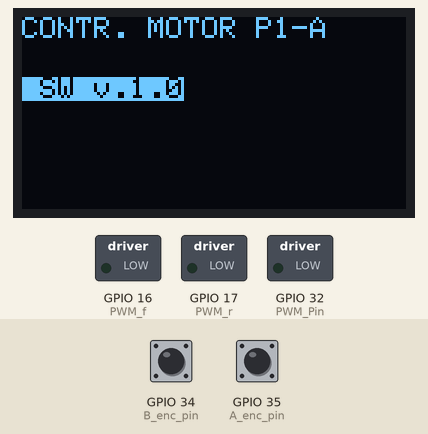
This sketch was run on a simulated ESP32. On the bench: 128×64 one-colour display, switched loads named in the sketch (green lamp = pin HIGH). The inputs (shaded band) are chosen by the test bench; at power-on: GPIO 34 (B_enc_pin) HIGH, GPIO 35 (A_enc_pin) HIGH. What the sketch prints to the serial monitor is not drawn.

Above: at 1.1 s.
Timing chart, 0 to 3.6 s (numbered marks = the images above):
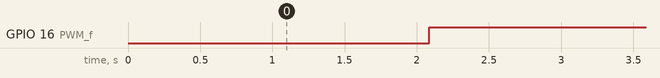

Measured:
- by itself, GPIO 16 (PWM_f): LOW → HIGH at 2.1 s

The sketch:

P1-C.ino
```cpp
/*
PRACTICA 1: IMPLEMENTACION DE UN CONTROLADOR PARA UN MOTOR DE DC

*/

// DECLARACIONES //////////////////////////////////////////////////////////////////////////

// ACTIVACION DE CODIGO

#define NOMBRE_PRAC "P1-A"
#define VERSION_SW "1.0"

#define ACTIVA_P1A
//#define DEBUG_P1A
#define ACTIVA_P1B1
#define ACTIVA_P1B2
#define ACTIVA_P1B3
#define ACTIVA_P1C
#define DEBUG_P1C
//#define ACTIVA_P1C_MED_ANG
// #define ACTIVA_P1D2
// #define ACTIVA_P1D3

// Display OLED ///////////////////////////////////////////////////////////////////////////
#include <Adafruit_SSD1306.h>
#define SCREEN_WIDTH 128 // OLED display width, in pixels
#define SCREEN_HEIGHT 64 // OLED display height, in pixels
#define OLED_RESET     -1 // Reset pin # (or -1 if sharing Arduino reset pin)

// Parametros cola de la interrupcion del encoder ///////////////////////////////////////
#define TAM_COLA_I 1024 /*num mensajes*/
#define TAM_MSG_I 1 /*num caracteres por mensaje*/

// TIEMPOS
#define BLOQUEO_TAREA_LOOPCONTR_MS 10
#define BLOQUEO_TAREA_MEDIDA_MS 1000

// Configuración PWM  ////////////////////////////////////////////////////////////////////
uint32_t pwmfreq = 1000; // 1KHz
const uint8_t pwmChannel = 0;
const uint8_t pwmresolution = 8;
const int PWM_Max = pow(2,pwmresolution)-1; //

// Pines driver motor ////////////////////////////////////////////////////////////////////
const uint8_t PWM_Pin = 32; // Entrada EN
const uint8_t PWM_f = 16; // Entrada PWM1
const uint8_t PWM_r = 17; // Entrada PWM2

// Voltaje maximo motor ////////////////////////////////////////////////////////////////////
float SupplyVolt = 12;

// Pines encoder ////////////////////////////////////////////////////////////////////
const uint8_t A_enc_pin = 35;
const uint8_t B_enc_pin = 34;

// Conversión a angulo y velocidad del Pololu 3072
//const float conv_rad = ;
//const float conv_rev = ;
//const float conv_rad_grados = ;

// Declarar funciones ////////////////////////////////////////////////////////////////////
void config_sp(); // Configuracion puerto serie
void config_oled(); // Configuracion OLED
void config_enc(); // Configuracion del encoder
void config_PWM(); // Configuracion PWM
void excita_motor(float v_motor); // Excitacion motor con PWM
//float interpola_vel_vol_lut(float x); // Interpolacion velocidad/voltios LUT

// TABLA VELOCIDAD-VOLTAJE P1D
#ifdef ACTIVA_P1D2
#define LONG_LUT 12
//Vector de tensiones
const float Vol_LUT[LONG_LUT] = {0, , , 2, 3, 4, 5, 6, 7, 8, 9, 100};
// Vector de velocidades
const float Vel_LUT[LONG_LUT] = {0, 0, ...};
#endif

// Variables globales ////////////////////////////////////////////////////////////////////
int32_t ang_enc = 0;
uint8_t varAnterior = 0;
int32_t ang_cnt = 0;
float pwm_volt = 0;
int32_t pwm_motor = 0;
float mi_medida = 0;
//int32_t sign_v_ant = 0;
float v_medida = 0;    // Valor medido de angulo o velocidad -----------------
//float ref_val = 0;     // Valor de referencia de angulo o velocidad
//int8_t start_stop = 0; //1 -> en funcionamiento | 0 -> parado
//float K_p = ;

// Declaracion objetos  ////////////////////////////////////////////////////////////////////

xQueueHandle cola_enc; // Cola encoder

/*
 RUTINAS ATENCION INTERRUPCIONES ########################################################################
*/

/*
 Rutina de atención a interrupción ISC_enc --------------------------------------------
*/

void IRAM_ATTR ISR_enc() {
	// Lee las salidas del Encoder
	uint8_t varA = digitalRead(35);
  uint8_t varB = digitalRead(34);
	// Procesa los datos
  uint8_t varBinario = (2*varA + varB)+1;
	// Enviar los bytes a la cola
  /*Serial.print("valor a: ");
  Serial.println(varA);
  Serial.print("valor b: ");
  Serial.println(varB);*/
	if (xQueueSendFromISR( cola_enc , &varBinario ,NULL) != pdTRUE)
	{
	  printf("Error de escritura en la cola cola_enc \n");
	};
}

/*
 TAREAS #############################################################################
*/

/*
 Tarea task_enc #####################################################################
*/
#ifdef ACTIVA_P1A
void task_enc(void* arg) {
	// Declaracion de variables locales
  uint8_t varBinario;

	while(1){
		// Espera a leer los datos de la cola
		if (xQueueReceive( cola_enc , &varBinario ,(TickType_t) portMAX_DELAY) == pdTRUE){
			// Codificar la fase del encoder

        switch (varBinario){
          case 4:
            varBinario = 3;
          break;
          case 3:
            varBinario = 4;
          break;
        }
      //Serial.print(varAnterior);
      //Serial.println(varBinario);
			// Calcular incremento/decremento y actualizar valor
        if (varAnterior+1 == varBinario || (varAnterior == 4 && varBinario == 1)){
          ang_cnt++;
        }else{
          ang_cnt--;
        };
        varAnterior = varBinario;

		  #ifdef DEBUG_P1A
				// Enviar al monitor serie
        Serial.println(ang_cnt);
			#endif
		 } else {
		 	printf("Error de lectura de la cola cola_enc \n");
		}

	}

}
#endif


/*
Tarea de configuración de parámetros  #####################################################################
*/
void task_config(void *pvParameter) {
	char ini_char = 'V';

	while(1) {
		// Detectar caracter enviado
    char valor = Serial.read();
    if(valor == ini_char){
      // Guardar valor recibido
      pwm_volt = Serial.parseFloat();

      // Escribir el valor recibido en la consola
      Serial.print("Voltaje motor = ");
      Serial.println(pwm_volt);

    }
		// Activacion de la tarea cada 0.1s
		vTaskDelay(100 / portTICK_PERIOD_MS);
	};
}

/*
Tarea del lazo principal del controlador  #####################################################################
*/
#ifdef ACTIVA_P1B3
void task_loopcontr(void* arg) {
float calculo = 0;
	while(1) {
		#ifdef ACTIVA_P1C_MED_ANG
    v_medida = (2*3.14*ang_cnt)/1200;
    #else
    v_medida = (2*3.14*ang_cnt)/1200;
    calculo =(v_medida - mi_medida)/(0.01*2*3.14);
    mi_medida = v_medida;
    v_medida = calculo;
    #endif
    // Excitacion del motor con PWM
		excita_motor(pwm_volt);
		// Activacion de la tarea cada 0.01s
	  vTaskDelay(BLOQUEO_TAREA_LOOPCONTR_MS / portTICK_PERIOD_MS);
	};
}
#endif

/*
Tarea del lazo principal del controlador  #####################################################################
*/
#ifdef DEBUG_P1C
void task_medidas(void* arg)
{

	while(1) {
		// Mostrar medidas de angulo y velocidad del motor
		#ifdef ACTIVA_P1C_MED_ANG // Medida de angulo
    v_medida = v_medida*(180/3.14);
    Serial.print("Med: ");
    Serial.println(v_medida);
		#else // Medida de velocidad
    Serial.print("Med: ");
    Serial.println(v_medida);
		#endif

		// Activacion de la tarea cada 1s
    vTaskDelay(BLOQUEO_TAREA_MEDIDA_MS / portTICK_PERIOD_MS);
	};
}
#endif

/*
SET UP -----------------------------------------------------------------------------------
*/
void setup() {
	// Configuracion puerto serie
	config_sp();
	Serial.println("hola");
	// Configuracion OLED
	config_oled();
  config_enc();
	// Configuracion PWM
  config_PWM();

	// Crear cola_enc
	cola_enc = xQueueCreate(TAM_COLA_I, TAM_MSG_I);
	if(cola_enc == NULL){
	Serial.println("Error en creacion de cola_enc");
	exit(-1);
	};

	// Crear la tarea task_enc
	if(xTaskCreate( task_enc , "task_enc", 2048, NULL, 1, NULL) != pdPASS){
	Serial.println("Error en creacion tarea task_enc");
	exit(-1);
	};

	// Crear la tarea task_config

  if(xTaskCreate( task_config , "task_config", 2048, NULL, 1, NULL) != pdPASS){
	Serial.println("Error en creacion tarea task_config");
	exit(-1);
	};
	// Crear la tarea task_loopcontr
  if(xTaskCreate( task_loopcontr , "task_loopcontr", 2048, NULL, 1, NULL) != pdPASS){
	Serial.println("Error en creacion tarea task_loopcontr");
	exit(-1);
	};

	#ifdef DEBUG_P1C
		// Crear la tarea task_medidas
  if(xTaskCreate( task_medidas , "task_medidas", 2048, NULL, 1, NULL) != pdPASS){
	Serial.println("Error en creacion tarea task_medidas");
	exit(-1);
	};
	#endif

	// Configuracion del encoder

}

/*
LOOP ---- NO USAR -------------------------------------------------------------------
*/
void loop() {}

// FUNCIONES ////////////////////////////////////////////////////////////////////////

////////////////////////////////////////////////////////////////////////////////////
// Funcion configuracion del encoder
////////////////////////////////////////////////////////////////////////////////////
#ifdef ACTIVA_P1A
void config_enc(){
	// Configuracion de pines del encoder

  pinMode(35,INPUT);
  pinMode(34,INPUT);
	// Configuracion interrupcion
  attachInterrupt(digitalPinToInterrupt(35),ISR_enc,CHANGE);
  attachInterrupt(digitalPinToInterrupt(34),ISR_enc,CHANGE);

}
#endif
////////////////////////////////////////////////////////////////////////////////////
// Funcion configuracion del PWM
////////////////////////////////////////////////////////////////////////////////////
#ifdef ACTIVA_P1B2
void config_PWM(){
	// Configuracion de pines de control PWM
pinMode(PWM_f,OUTPUT);
  pinMode(PWM_r,OUTPUT);
	// Configuracion LED PWM
  ledcSetup(0,100,8);
	// Asignar el controlador PWM al GPIO
  ledcAttachPin(PWM_Pin,0);
}
#endif

////////////////////////////////////////////////////////////////////////////////////
// Funcion excitacion del motor con PWM
////////////////////////////////////////////////////////////////////////////////////
#ifdef ACTIVA_P1B3
void excita_motor(float v_motor){
	// Sentido de giro del motor
  if (v_motor < 0 && pwm_motor > 0){
    digitalWrite(PWM_f,LOW);
    digitalWrite(PWM_r,LOW);
  }else if (v_motor > 0 && pwm_motor < 0){
    digitalWrite(PWM_f,LOW);
    digitalWrite(PWM_r,LOW);
  }
  if (v_motor < 0){
    digitalWrite(PWM_f,LOW);
    digitalWrite(PWM_r,HIGH);
  }else{
    digitalWrite(PWM_f,HIGH);
    digitalWrite(PWM_r,LOW);
  }
	// Calcula y limita el valor de configuración del PWM
  if (v_motor > 12){
    v_motor = 12;
  }else if (v_motor < -12){
    v_motor = -12;
  }
	// El valor de excitación debe estar entro 0 y PWM_Max
	pwm_motor = (255*v_motor)/12;

  	// Excitacion del motor con PWM
   if (pwm_motor < 0){
    ledcWrite(0,pwm_motor*(-1));
  }else{
    ledcWrite(0,pwm_motor);
  }
}
#endif

////////////////////////////////////////////////////////////////////////////////////
// Funcion configuracion del puerto serie
////////////////////////////////////////////////////////////////////////////////////
void config_sp(){
	Serial.begin(115200);
	Serial.println("  ");
	Serial.println("--------------------------------------------");
	Serial.println("PRACTICA CONTROLADOR MOTOR " NOMBRE_PRAC);
	Serial.println("--------------------------------------------");
}

////////////////////////////////////////////////////////////////////////////////////
// Funcion configuracion del OLED
////////////////////////////////////////////////////////////////////////////////////
void config_oled(){
	Adafruit_SSD1306 display(SCREEN_WIDTH, SCREEN_HEIGHT, &Wire, OLED_RESET);
	display.begin(SSD1306_SWITCHCAPVCC, 0x3C) ;
	display.clearDisplay();
	display.setTextColor(WHITE);        //
	display.setCursor(0,0);             // Start at top-left corner
	display.println(F("CONTR. MOTOR " NOMBRE_PRAC));
	display.display();
	delay(1000);
	display.setTextColor(BLACK,WHITE);        //
	display.setCursor(0,20);             // Start at top-left corner
	display.println(F(" SW v." VERSION_SW));
	display.display();
	delay(1000);
}


////////////////////////////////////////////////////////////////////////////////////
// Funcion de interpolacion LUT de Velocidad-Voltaje
////////////////////////////////////////////////////////////////////////////////////
#ifdef ACTIVA_P1D2
float interpola_vel_vol_lut(float x) {
	// Buscar el valor superior más pequeño del array
	int8_t i = 0;
	if ( x >= Vel_LUT[LONG_LUT - 2] ) {i = LONG_LUT - 2;}
	else {while ( x > Vel_LUT[i+1] ) i++;}

	// Guardar valor superior e inferior
	float xL = Vel_LUT[i];
	float yL = Vol_LUT[i];
	float xR = Vel_LUT[i+1];
	float yR = Vol_LUT[i+1];

	// Interpolar
	float dydx = ( yR - yL ) / ( xR - xL );

	return yL + dydx * ( x - xL );
}
#endif
```
